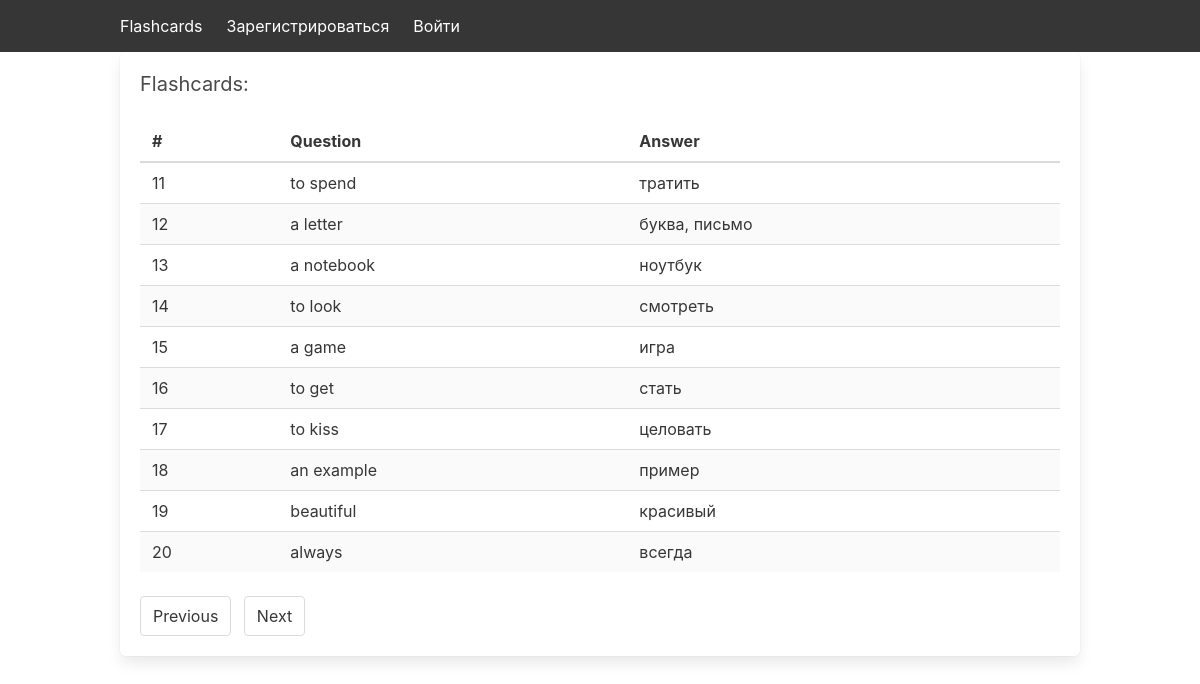
Screenshot of /?page=2 with the database file from the repository.
### app/models.py (models this page shows)
class Flashcard(db.Model):
    id = db.Column(db.Integer, primary_key=True)
    question = db.Column(db.String(128), nullable=False)
    answer = db.Column(db.String(128), nullable=False)

### app/main/routes.py (the view)
@bp.route('/')
def index():
    page = request.args.get('page', 1, type=int)
    per_page = 10
    pagination = Flashcard.query.paginate(page=page, per_page=per_page)
    flashcards = pagination.items
    if current_user.is_authenticated:
        return render_template('main/index.html',
                               username=current_user.username,
                               flashcards=flashcards,
                               pagination=pagination)
    else:
        return render_template('main/index.html',
                               username=None,
                               flashcards=flashcards,
                               pagination=pagination)

### app/templates/main/index.html (shortened to what this page needs)
{% extends 'base.html' %}
{% block content %}
    <div class="container">
        <div class="box">
            <h2 class="subtitle">Flashcards:</h2>
            <table class="table is-striped is-hoverable is-fullwidth">
                <thead>
                    <tr>
                        <th>#</th>
                        <th>Question</th>
                        <th>Answer</th>
                    </tr>
                </thead>
                <tbody>
                    {% for card in flashcards %}
                    <tr>
                        <td>{{ loop.index + (pagination.page - 1) * pagination.per_page }}</td>
                        <td>{{ card.question }}</td>
                        <td>{{ card.answer }}</td>
                    </tr>
                    {% endfor %}
                </tbody>
            </table>
            <nav class="pagination is-centered" role="navigation" aria-label="pagination">
                <div class="pagination-previous-next">
                    {% if pagination.has_prev %}
                    <a href="{{ url_for('main.index', page=pagination.prev_num) }}" class="pagination-previous">Previous</a>
                    {% endif %}
                    {% if pagination.has_next %}
                    <a href="{{ url_for('main.index', page=pagination.next_num) }}" class="pagination-next">Next</a>
                    {% endif %}
                </div>
            </nav>
        </div>
    </div>
{% endblock %}

### rows the page displays
Flashcard: question "to spend", answer "тратить"
Flashcard: question "a letter", answer "буква, письмо"
Flashcard: question "a notebook", answer "ноутбук"
Flashcard: question "to look", answer "смотреть"
Flashcard: question "a game", answer "игра"
Flashcard: question "to get", answer "стать"
Flashcard: question "to kiss", answer "целовать"
Flashcard: question "an example", answer "пример"
Flashcard: question "beautiful", answer "красивый"
Flashcard: question "always", answer "всегда"
